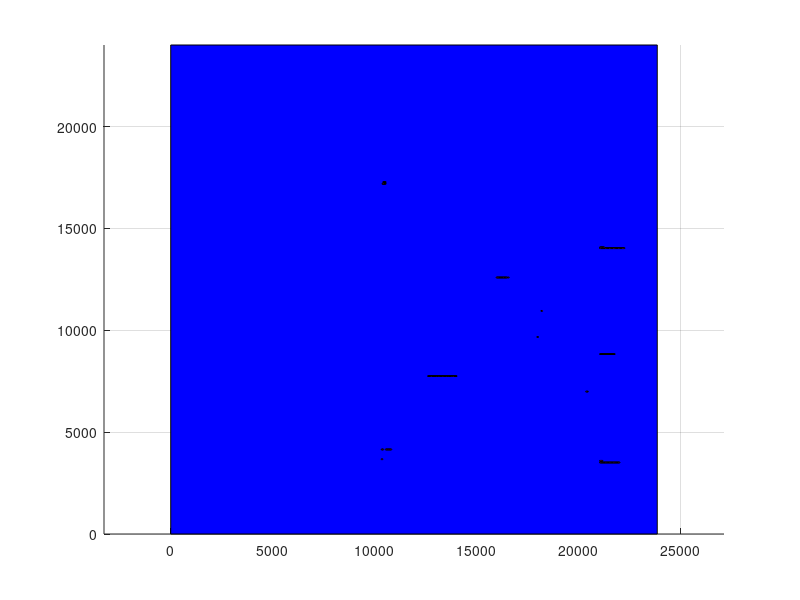

Reproduce this figure in MATLAB.
axis equal;
hold on;
grid on;
block_x=[0 0 23880 23880 0];
block_y=[0 24000 24000 0 0];
fill(block_x, block_y, 'b');
block_x=[21050 21050 21130 21130 21050];
block_y=[14010 14050 14050 14010 14010];
fill(block_x, block_y, 'm');
block_x=[21130 21130 21210 21210 21130];
block_y=[14010 14050 14050 14010 14010];
fill(block_x, block_y, 'm');
block_x=[21090 21090 21170 21170 21090];
block_y=[14010 14050 14050 14010 14010];
fill(block_x, block_y, 'm');
block_x=[21170 21170 21250 21250 21170];
block_y=[14010 14050 14050 14010 14010];
fill(block_x, block_y, 'm');
block_x=[21210 21210 21290 21290 21210];
block_y=[14010 14050 14050 14010 14010];
fill(block_x, block_y, 'm');
block_x=[21250 21250 21330 21330 21250];
block_y=[14010 14050 14050 14010 14010];
fill(block_x, block_y, 'm');
block_x=[21290 21290 21370 21370 21290];
block_y=[14010 14050 14050 14010 14010];
fill(block_x, block_y, 'm');
block_x=[21330 21330 21410 21410 21330];
block_y=[14010 14050 14050 14010 14010];
fill(block_x, block_y, 'm');
block_x=[21370 21370 21450 21450 21370];
block_y=[14010 14050 14050 14010 14010];
fill(block_x, block_y, 'm');
block_x=[21050 21050 21130 21130 21050];
block_y=[8810 8850 8850 8810 8810];
fill(block_x, block_y, 'm');
block_x=[21410 21410 21490 21490 21410];
block_y=[14010 14050 14050 14010 14010];
fill(block_x, block_y, 'm');
block_x=[21450 21450 21530 21530 21450];
block_y=[14010 14050 14050 14010 14010];
fill(block_x, block_y, 'm');
block_x=[21050 21050 21130 21130 21050];
block_y=[3490 3530 3530 3490 3490];
fill(block_x, block_y, 'm');
block_x=[21490 21490 21570 21570 21490];
block_y=[14010 14050 14050 14010 14010];
fill(block_x, block_y, 'm');
block_x=[21530 21530 21610 21610 21530];
block_y=[14010 14050 14050 14010 14010];
fill(block_x, block_y, 'm');
block_x=[18170 18170 18250 18250 18170];
block_y=[10930 10970 10970 10930 10930];
fill(block_x, block_y, 'm');
block_x=[21570 21570 21650 21650 21570];
block_y=[14010 14050 14050 14010 14010];
fill(block_x, block_y, 'm');
block_x=[21130 21130 21210 21210 21130];
block_y=[3490 3530 3530 3490 3490];
fill(block_x, block_y, 'm');
block_x=[21090 21090 21170 21170 21090];
block_y=[3490 3530 3530 3490 3490];
fill(block_x, block_y, 'm');
block_x=[21090 21090 21170 21170 21090];
block_y=[8810 8850 8850 8810 8810];
fill(block_x, block_y, 'm');
block_x=[21170 21170 21250 21250 21170];
block_y=[3490 3530 3530 3490 3490];
fill(block_x, block_y, 'm');
block_x=[21610 21610 21690 21690 21610];
block_y=[14010 14050 14050 14010 14010];
fill(block_x, block_y, 'm');
block_x=[21130 21130 21210 21210 21130];
block_y=[8810 8850 8850 8810 8810];
fill(block_x, block_y, 'm');
block_x=[21210 21210 21290 21290 21210];
block_y=[3490 3530 3530 3490 3490];
fill(block_x, block_y, 'm');
block_x=[21250 21250 21330 21330 21250];
block_y=[3490 3530 3530 3490 3490];
fill(block_x, block_y, 'm');
block_x=[21650 21650 21730 21730 21650];
block_y=[14010 14050 14050 14010 14010];
fill(block_x, block_y, 'm');
block_x=[21290 21290 21370 21370 21290];
block_y=[3490 3530 3530 3490 3490];
fill(block_x, block_y, 'm');
block_x=[21690 21690 21770 21770 21690];
block_y=[14010 14050 14050 14010 14010];
fill(block_x, block_y, 'm');
block_x=[21730 21730 21810 21810 21730];
block_y=[14010 14050 14050 14010 14010];
fill(block_x, block_y, 'm');
block_x=[21330 21330 21410 21410 21330];
block_y=[3490 3530 3530 3490 3490];
fill(block_x, block_y, 'm');
block_x=[21170 21170 21250 21250 21170];
block_y=[8810 8850 8850 8810 8810];
fill(block_x, block_y, 'm');
block_x=[21370 21370 21450 21450 21370];
block_y=[3490 3530 3530 3490 3490];
fill(block_x, block_y, 'm');
block_x=[21770 21770 21850 21850 21770];
block_y=[14010 14050 14050 14010 14010];
fill(block_x, block_y, 'm');
block_x=[21410 21410 21490 21490 21410];
block_y=[3490 3530 3530 3490 3490];
fill(block_x, block_y, 'm');
block_x=[21210 21210 21290 21290 21210];
block_y=[8810 8850 8850 8810 8810];
fill(block_x, block_y, 'm');
block_x=[21810 21810 21890 21890 21810];
block_y=[14010 14050 14050 14010 14010];
fill(block_x, block_y, 'm');
block_x=[21250 21250 21330 21330 21250];
block_y=[8810 8850 8850 8810 8810];
fill(block_x, block_y, 'm');
block_x=[21450 21450 21530 21530 21450];
block_y=[3490 3530 3530 3490 3490];
fill(block_x, block_y, 'm');
block_x=[21490 21490 21570 21570 21490];
block_y=[3490 3530 3530 3490 3490];
fill(block_x, block_y, 'm');
block_x=[21050 21050 21130 21130 21050];
block_y=[14050 14090 14090 14050 14050];
fill(block_x, block_y, 'm');
block_x=[21850 21850 21930 21930 21850];
block_y=[14010 14050 14050 14010 14010];
fill(block_x, block_y, 'm');
block_x=[21290 21290 21370 21370 21290];
block_y=[8810 8850 8850 8810 8810];
fill(block_x, block_y, 'm');
block_x=[21530 21530 21610 21610 21530];
block_y=[3490 3530 3530 3490 3490];
fill(block_x, block_y, 'm');
block_x=[21570 21570 21650 21650 21570];
block_y=[3490 3530 3530 3490 3490];
fill(block_x, block_y, 'm');
block_x=[21330 21330 21410 21410 21330];
block_y=[8810 8850 8850 8810 8810];
fill(block_x, block_y, 'm');
block_x=[21890 21890 21970 21970 21890];
block_y=[14010 14050 14050 14010 14010];
fill(block_x, block_y, 'm');
block_x=[13970 13970 14050 14050 13970];
block_y=[7730 7770 7770 7730 7730];
fill(block_x, block_y, 'm');
block_x=[21610 21610 21690 21690 21610];
block_y=[3490 3530 3530 3490 3490];
fill(block_x, block_y, 'm');
block_x=[21650 21650 21730 21730 21650];
block_y=[3490 3530 3530 3490 3490];
fill(block_x, block_y, 'm');
block_x=[21930 21930 22010 22010 21930];
block_y=[14010 14050 14050 14010 14010];
fill(block_x, block_y, 'm');
block_x=[21370 21370 21450 21450 21370];
block_y=[8810 8850 8850 8810 8810];
fill(block_x, block_y, 'm');
block_x=[16210 16210 16290 16290 16210];
block_y=[12570 12610 12610 12570 12570];
fill(block_x, block_y, 'm');
block_x=[21970 21970 22050 22050 21970];
block_y=[14010 14050 14050 14010 14010];
fill(block_x, block_y, 'm');
block_x=[21410 21410 21490 21490 21410];
block_y=[8810 8850 8850 8810 8810];
fill(block_x, block_y, 'm');
block_x=[21730 21730 21810 21810 21730];
block_y=[3490 3530 3530 3490 3490];
fill(block_x, block_y, 'm');
block_x=[21690 21690 21770 21770 21690];
block_y=[3490 3530 3530 3490 3490];
fill(block_x, block_y, 'm');
block_x=[13930 13930 14010 14010 13930];
block_y=[7730 7770 7770 7730 7730];
fill(block_x, block_y, 'm');
block_x=[16170 16170 16250 16250 16170];
block_y=[12570 12610 12610 12570 12570];
fill(block_x, block_y, 'm');
block_x=[21450 21450 21530 21530 21450];
block_y=[8810 8850 8850 8810 8810];
fill(block_x, block_y, 'm');
block_x=[16130 16130 16210 16210 16130];
block_y=[12570 12610 12610 12570 12570];
fill(block_x, block_y, 'm');
block_x=[12930 12930 13010 13010 12930];
block_y=[7730 7770 7770 7730 7730];
fill(block_x, block_y, 'm');
block_x=[22010 22010 22090 22090 22010];
block_y=[14010 14050 14050 14010 14010];
fill(block_x, block_y, 'm');
block_x=[21050 21050 21130 21130 21050];
block_y=[3570 3610 3610 3570 3570];
fill(block_x, block_y, 'm');
block_x=[17970 17970 18050 18050 17970];
block_y=[9650 9690 9690 9650 9650];
fill(block_x, block_y, 'm');
block_x=[16330 16330 16410 16410 16330];
block_y=[12570 12610 12610 12570 12570];
fill(block_x, block_y, 'm');
block_x=[21770 21770 21850 21850 21770];
block_y=[3490 3530 3530 3490 3490];
fill(block_x, block_y, 'm');
block_x=[22050 22050 22130 22130 22050];
block_y=[14010 14050 14050 14010 14010];
fill(block_x, block_y, 'm');
block_x=[16250 16250 16330 16330 16250];
block_y=[12570 12610 12610 12570 12570];
fill(block_x, block_y, 'm');
block_x=[13010 13010 13090 13090 13010];
block_y=[7730 7770 7770 7730 7730];
fill(block_x, block_y, 'm');
block_x=[16370 16370 16450 16450 16370];
block_y=[12570 12610 12610 12570 12570];
fill(block_x, block_y, 'm');
block_x=[21090 21090 21170 21170 21090];
block_y=[14050 14090 14090 14050 14050];
fill(block_x, block_y, 'm');
block_x=[21530 21530 21610 21610 21530];
block_y=[8810 8850 8850 8810 8810];
fill(block_x, block_y, 'm');
block_x=[16090 16090 16170 16170 16090];
block_y=[12570 12610 12610 12570 12570];
fill(block_x, block_y, 'm');
block_x=[21810 21810 21890 21890 21810];
block_y=[3490 3530 3530 3490 3490];
fill(block_x, block_y, 'm');
block_x=[21490 21490 21570 21570 21490];
block_y=[8810 8850 8850 8810 8810];
fill(block_x, block_y, 'm');
block_x=[16290 16290 16370 16370 16290];
block_y=[12570 12610 12610 12570 12570];
fill(block_x, block_y, 'm');
block_x=[12970 12970 13050 13050 12970];
block_y=[7730 7770 7770 7730 7730];
fill(block_x, block_y, 'm');
block_x=[12890 12890 12970 12970 12890];
block_y=[7730 7770 7770 7730 7730];
fill(block_x, block_y, 'm');
block_x=[13850 13850 13930 13930 13850];
block_y=[7730 7770 7770 7730 7730];
fill(block_x, block_y, 'm');
block_x=[16010 16010 16090 16090 16010];
block_y=[12570 12610 12610 12570 12570];
fill(block_x, block_y, 'm');
block_x=[13890 13890 13970 13970 13890];
block_y=[7730 7770 7770 7730 7730];
fill(block_x, block_y, 'm');
block_x=[13170 13170 13250 13250 13170];
block_y=[7730 7770 7770 7730 7730];
fill(block_x, block_y, 'm');
block_x=[13730 13730 13810 13810 13730];
block_y=[7730 7770 7770 7730 7730];
fill(block_x, block_y, 'm');
block_x=[21130 21130 21210 21210 21130];
block_y=[14050 14090 14090 14050 14050];
fill(block_x, block_y, 'm');
block_x=[12850 12850 12930 12930 12850];
block_y=[7730 7770 7770 7730 7730];
fill(block_x, block_y, 'm');
block_x=[21570 21570 21650 21650 21570];
block_y=[8810 8850 8850 8810 8810];
fill(block_x, block_y, 'm');
block_x=[22090 22090 22170 22170 22090];
block_y=[14010 14050 14050 14010 14010];
fill(block_x, block_y, 'm');
block_x=[13810 13810 13890 13890 13810];
block_y=[7730 7770 7770 7730 7730];
fill(block_x, block_y, 'm');
block_x=[10490 10490 10570 10570 10490];
block_y=[17170 17210 17210 17170 17170];
fill(block_x, block_y, 'm');
block_x=[16050 16050 16130 16130 16050];
block_y=[12570 12610 12610 12570 12570];
fill(block_x, block_y, 'm');
block_x=[13770 13770 13850 13850 13770];
block_y=[7730 7770 7770 7730 7730];
fill(block_x, block_y, 'm');
block_x=[16410 16410 16490 16490 16410];
block_y=[12570 12610 12610 12570 12570];
fill(block_x, block_y, 'm');
block_x=[21610 21610 21690 21690 21610];
block_y=[8810 8850 8850 8810 8810];
fill(block_x, block_y, 'm');
block_x=[10490 10490 10570 10570 10490];
block_y=[17250 17290 17290 17250 17250];
fill(block_x, block_y, 'm');
block_x=[13370 13370 13450 13450 13370];
block_y=[7730 7770 7770 7730 7730];
fill(block_x, block_y, 'm');
block_x=[12770 12770 12850 12850 12770];
block_y=[7730 7770 7770 7730 7730];
fill(block_x, block_y, 'm');
block_x=[21850 21850 21930 21930 21850];
block_y=[3490 3530 3530 3490 3490];
fill(block_x, block_y, 'm');
block_x=[21890 21890 21970 21970 21890];
block_y=[3490 3530 3530 3490 3490];
fill(block_x, block_y, 'm');
block_x=[13090 13090 13170 13170 13090];
block_y=[7730 7770 7770 7730 7730];
fill(block_x, block_y, 'm');
block_x=[12810 12810 12890 12890 12810];
block_y=[7730 7770 7770 7730 7730];
fill(block_x, block_y, 'm');
block_x=[12730 12730 12810 12810 12730];
block_y=[7730 7770 7770 7730 7730];
fill(block_x, block_y, 'm');
block_x=[13290 13290 13370 13370 13290];
block_y=[7730 7770 7770 7730 7730];
fill(block_x, block_y, 'm');
block_x=[16450 16450 16530 16530 16450];
block_y=[12570 12610 12610 12570 12570];
fill(block_x, block_y, 'm');
block_x=[10330 10330 10410 10410 10330];
block_y=[3650 3690 3690 3650 3650];
fill(block_x, block_y, 'm');
block_x=[13410 13410 13490 13490 13410];
block_y=[7730 7770 7770 7730 7730];
fill(block_x, block_y, 'm');
block_x=[13330 13330 13410 13410 13330];
block_y=[7730 7770 7770 7730 7730];
fill(block_x, block_y, 'm');
block_x=[22130 22130 22210 22210 22130];
block_y=[14010 14050 14050 14010 14010];
fill(block_x, block_y, 'm');
block_x=[13130 13130 13210 13210 13130];
block_y=[7730 7770 7770 7730 7730];
fill(block_x, block_y, 'm');
block_x=[15970 15970 16050 16050 15970];
block_y=[12570 12610 12610 12570 12570];
fill(block_x, block_y, 'm');
block_x=[10450 10450 10530 10530 10450];
block_y=[17170 17210 17210 17170 17170];
fill(block_x, block_y, 'm');
block_x=[21650 21650 21730 21730 21650];
block_y=[8810 8850 8850 8810 8810];
fill(block_x, block_y, 'm');
block_x=[13050 13050 13130 13130 13050];
block_y=[7730 7770 7770 7730 7730];
fill(block_x, block_y, 'm');
block_x=[10450 10450 10530 10530 10450];
block_y=[17250 17290 17290 17250 17250];
fill(block_x, block_y, 'm');
block_x=[13610 13610 13690 13690 13610];
block_y=[7730 7770 7770 7730 7730];
fill(block_x, block_y, 'm');
block_x=[21930 21930 22010 22010 21930];
block_y=[3490 3530 3530 3490 3490];
fill(block_x, block_y, 'm');
block_x=[13570 13570 13650 13650 13570];
block_y=[7730 7770 7770 7730 7730];
fill(block_x, block_y, 'm');
block_x=[22170 22170 22250 22250 22170];
block_y=[14010 14050 14050 14010 14010];
fill(block_x, block_y, 'm');
block_x=[21090 21090 21170 21170 21090];
block_y=[3570 3610 3610 3570 3570];
fill(block_x, block_y, 'm');
block_x=[13490 13490 13570 13570 13490];
block_y=[7730 7770 7770 7730 7730];
fill(block_x, block_y, 'm');
block_x=[13530 13530 13610 13610 13530];
block_y=[7730 7770 7770 7730 7730];
fill(block_x, block_y, 'm');
block_x=[12690 12690 12770 12770 12690];
block_y=[7730 7770 7770 7730 7730];
fill(block_x, block_y, 'm');
block_x=[13650 13650 13730 13730 13650];
block_y=[7730 7770 7770 7730 7730];
fill(block_x, block_y, 'm');
block_x=[13690 13690 13770 13770 13690];
block_y=[7730 7770 7770 7730 7730];
fill(block_x, block_y, 'm');
block_x=[13210 13210 13290 13290 13210];
block_y=[7730 7770 7770 7730 7730];
fill(block_x, block_y, 'm');
block_x=[12650 12650 12730 12730 12650];
block_y=[7730 7770 7770 7730 7730];
fill(block_x, block_y, 'm');
block_x=[13250 13250 13330 13330 13250];
block_y=[7730 7770 7770 7730 7730];
fill(block_x, block_y, 'm');
block_x=[21690 21690 21770 21770 21690];
block_y=[8810 8850 8850 8810 8810];
fill(block_x, block_y, 'm');
block_x=[10410 10410 10490 10490 10410];
block_y=[17170 17210 17210 17170 17170];
fill(block_x, block_y, 'm');
block_x=[20410 20410 20490 20490 20410];
block_y=[6970 7010 7010 6970 6970];
fill(block_x, block_y, 'm');
block_x=[10410 10410 10490 10490 10410];
block_y=[17250 17290 17290 17250 17250];
fill(block_x, block_y, 'm');
block_x=[21170 21170 21250 21250 21170];
block_y=[14050 14090 14090 14050 14050];
fill(block_x, block_y, 'm');
block_x=[10570 10570 10650 10650 10570];
block_y=[4130 4170 4170 4130 4130];
fill(block_x, block_y, 'm');
block_x=[10650 10650 10730 10730 10650];
block_y=[4130 4170 4170 4130 4130];
fill(block_x, block_y, 'm');
block_x=[10690 10690 10770 10770 10690];
block_y=[4130 4170 4170 4130 4130];
fill(block_x, block_y, 'm');
block_x=[12610 12610 12690 12690 12610];
block_y=[7730 7770 7770 7730 7730];
fill(block_x, block_y, 'm');
block_x=[10370 10370 10450 10450 10370];
block_y=[17170 17210 17210 17170 17170];
fill(block_x, block_y, 'm');
block_x=[10730 10730 10810 10810 10730];
block_y=[4130 4170 4170 4130 4130];
fill(block_x, block_y, 'm');
block_x=[10770 10770 10850 10850 10770];
block_y=[4130 4170 4170 4130 4130];
fill(block_x, block_y, 'm');
block_x=[22210 22210 22290 22290 22210];
block_y=[14010 14050 14050 14010 14010];
fill(block_x, block_y, 'm');
block_x=[21730 21730 21810 21810 21730];
block_y=[8810 8850 8850 8810 8810];
fill(block_x, block_y, 'm');
block_x=[10610 10610 10690 10690 10610];
block_y=[4130 4170 4170 4130 4130];
fill(block_x, block_y, 'm');
block_x=[21210 21210 21290 21290 21210];
block_y=[14050 14090 14090 14050 14050];
fill(block_x, block_y, 'm');
block_x=[16530 16530 16610 16610 16530];
block_y=[12570 12610 12610 12570 12570];
fill(block_x, block_y, 'm');
block_x=[21130 21130 21210 21210 21130];
block_y=[3570 3610 3610 3570 3570];
fill(block_x, block_y, 'm');
block_x=[20370 20370 20450 20450 20370];
block_y=[6970 7010 7010 6970 6970];
fill(block_x, block_y, 'm');
block_x=[13450 13450 13530 13530 13450];
block_y=[7730 7770 7770 7730 7730];
fill(block_x, block_y, 'm');
block_x=[21970 21970 22050 22050 21970];
block_y=[3490 3530 3530 3490 3490];
fill(block_x, block_y, 'm');
block_x=[10530 10530 10610 10610 10530];
block_y=[4130 4170 4170 4130 4130];
fill(block_x, block_y, 'm');
block_x=[10330 10330 10410 10410 10330];
block_y=[4130 4170 4170 4130 4130];
fill(block_x, block_y, 'm');
block_x=[10370 10370 10450 10450 10370];
block_y=[4130 4170 4170 4130 4130];
fill(block_x, block_y, 'm');
